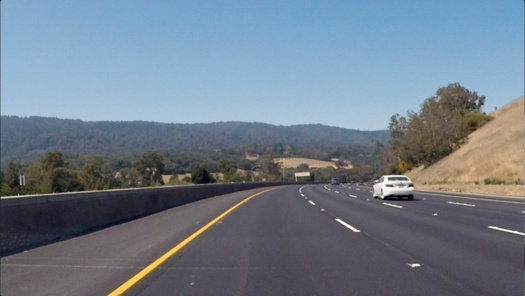
#> input picture convolutional-neural-networks/conv-visualization/data/curved_lane.jpg, 525 x 296 px, shrunk from 1280 x 720 before the run
$ jupyter execute custom_filters.ipynb   (shell and % lines are left out)
#> lines starting #> are read from the running program, lines starting #| are printed output that depends on the picture
# Creating a Filter, Edge Detection

### Import resources and display image

[cell 1]
import matplotlib.pyplot as plt
import matplotlib.image as mpimg

import cv2
import numpy as np


# Read in the image
image = mpimg.imread('data/curved_lane.jpg')
#> image is the input picture: shape (296, 525, 3); mean R, G, B 112.1, 125, 138.7

plt.imshow(image)

### Convert the image to grayscale

[cell 2]
# Convert to grayscale for filtering
gray = cv2.cvtColor(image, cv2.COLOR_RGB2GRAY)
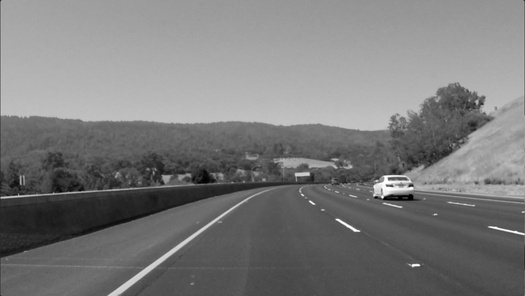
#> gray: shape (296, 525); min 0, max 255, mean 122.7

plt.imshow(gray, cmap='gray')

### TODO: Create a custom kernel

Below, you've been given one common type of edge detection filter: a Sobel operator.

The Sobel filter is very commonly used in edge detection and in finding patterns in intensity in an image. Applying a Sobel filter to an image is a way of **taking (an approximation) of the derivative of the image** in the x or y direction, separately. The operators look as follows.

**It's up to you to create a Sobel x operator and apply it to the given image.**

For a challenge, see if you can put the image through a series of filters: first one that blurs the image (takes an average of pixels), and then one that detects the edges.

[cell 3]
# Create a custom kernel

# 3x3 array for edge detection
sobel_y = np.array([[ -1, -2, -1],
                   [ 0, 0, 0],
                   [ 1, 2, 1]])

## TODO: Create and apply a Sobel x operator
sobel_x = np.array([[-1, 0, 1],
                   [-2, 0, 2],
                   [-1, 0, 1]])

# Filter the image using filter2D, which has inputs: (grayscale image, bit-depth, kernel)
filtered_image_x = cv2.filter2D(gray, -1, sobel_x)
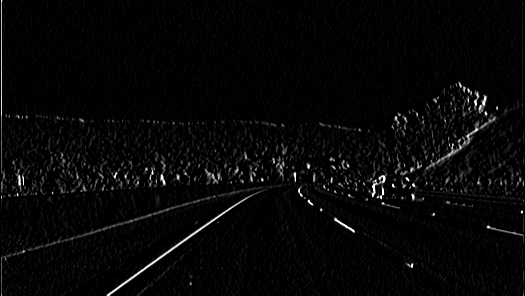
#> filtered_image_x: shape (296, 525); min 0, max 255, mean 6.7
filtered_image_y = cv2.filter2D(gray, -1, sobel_y)
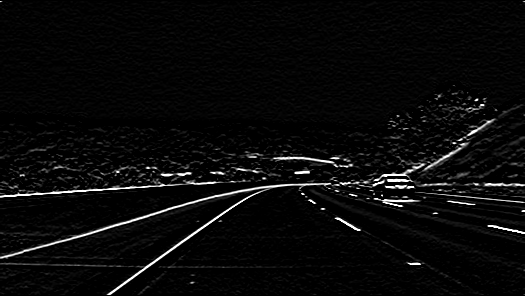
#> filtered_image_y: shape (296, 525); min 0, max 255, mean 9.7

plt.imshow(filtered_image_x, cmap='gray')

[cell 4]
plt.imshow(filtered_image_y, cmap='gray')

[cell 5]
edge = np.array([
    [-1, -2, -1],
    [-2, 12, -2],
    [-1, -2, -1]
])
filter_image_edge = cv2.filter2D(gray, -1, edge)
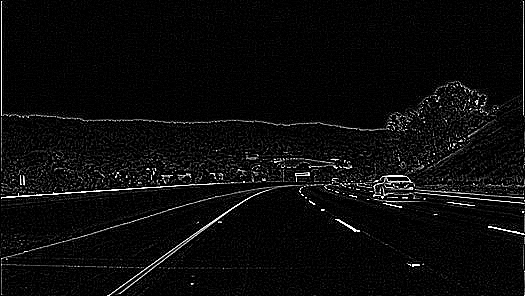
#> filter_image_edge: shape (296, 525); min 0, max 255, mean 11.3
plt.imshow(filter_image_edge, cmap='gray')

### Test out other filters!

You're encouraged to create other kinds of filters and apply them to see what happens! As an **optional exercise**, try the following:
* Create a filter with decimal value weights.
* Create a 5x5 filter
* Apply your filters to the other images in the `images` directory.

[cell 6]
image = mpimg.imread('data/white_lines.jpg')
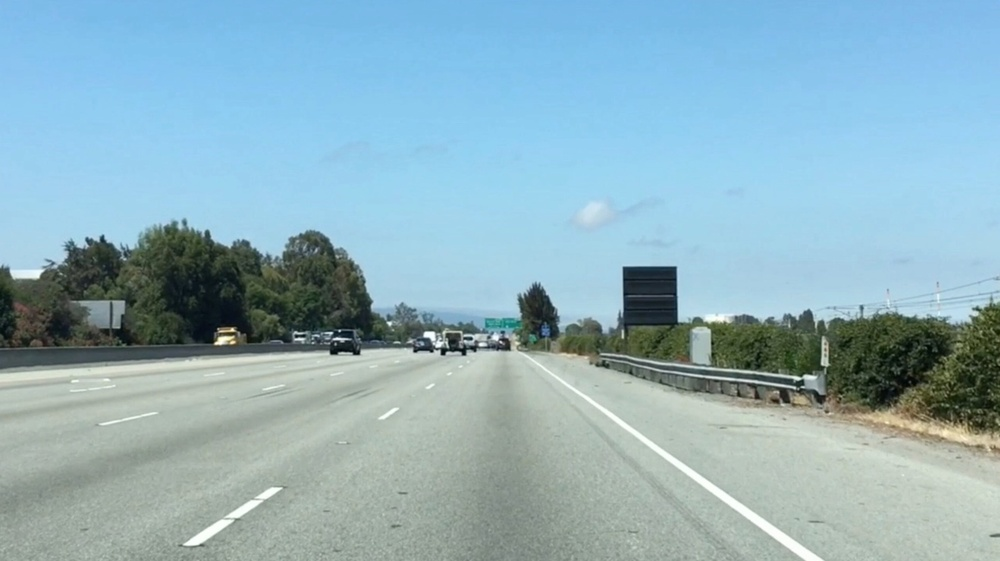
#> input picture convolutional-neural-networks/conv-visualization/data/white_lines.jpg, 1000 x 561 px, shrunk from 2436 x 1366 before the run
#> image is the input picture: shape (561, 1000, 3); mean R, G, B 143.6, 177.1, 188.4
image = cv2.cvtColor(image, cv2.COLOR_RGB2GRAY)
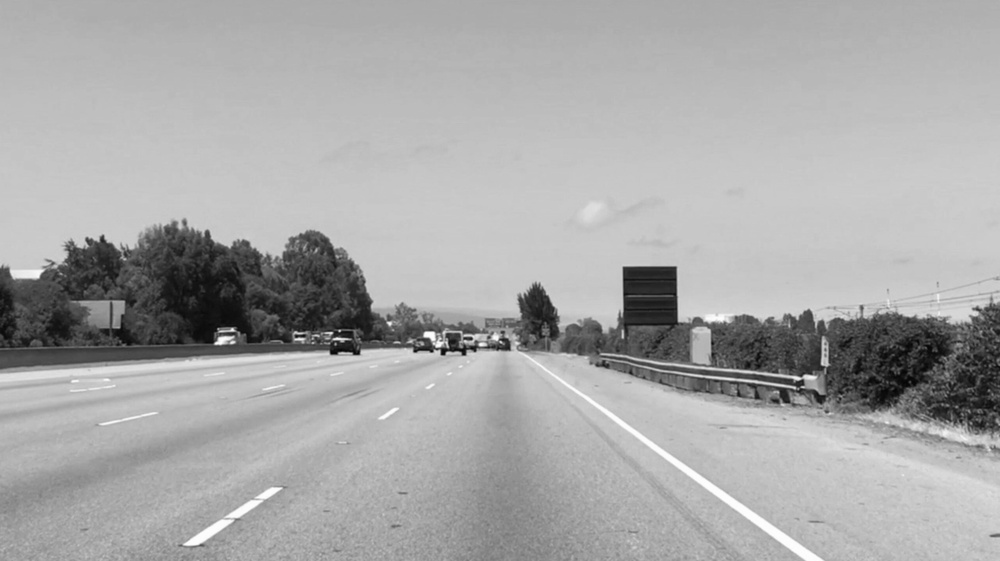
#> image: shape (561, 1000); min 3, max 255, mean 168.3
plt.imshow(image, cmap='gray')

[cell 7]
edge = np.array([
    [-.5, -1, -.5],
    [-1, 6, -1],
    [-.5, -1, -.5]
])

filter_4 = np.array([
    [-1, -1, -1, -1],
    [-1, 3, 2, -1],
    [-1, 2, 3, -1],
    [-1, -1, -1, -1]
])
filter_image_edge = cv2.filter2D(image, -1, edge)
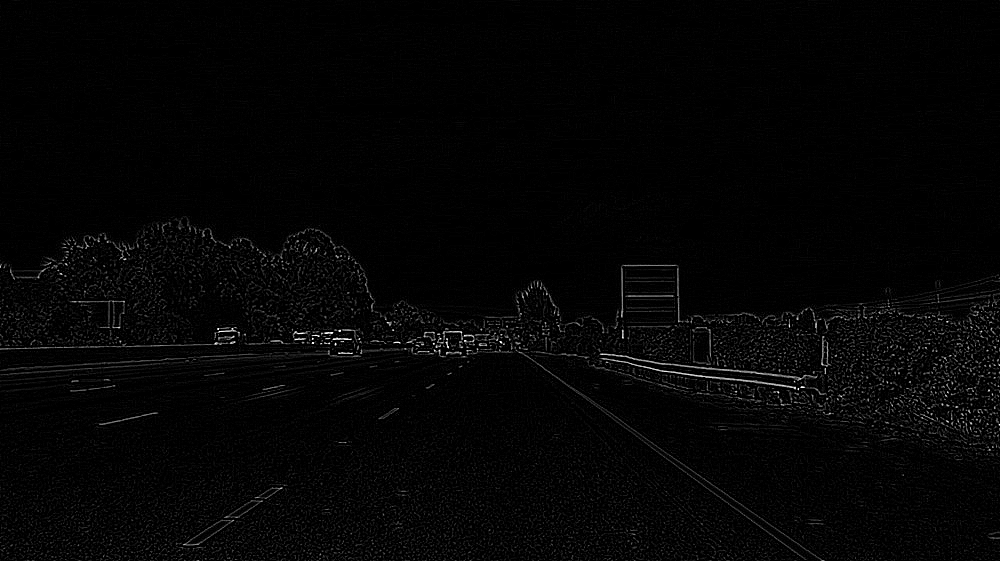
#> filter_image_edge: shape (561, 1000); min 0, max 255, mean 4.9
plt.imshow(filter_image_edge, cmap='gray')
